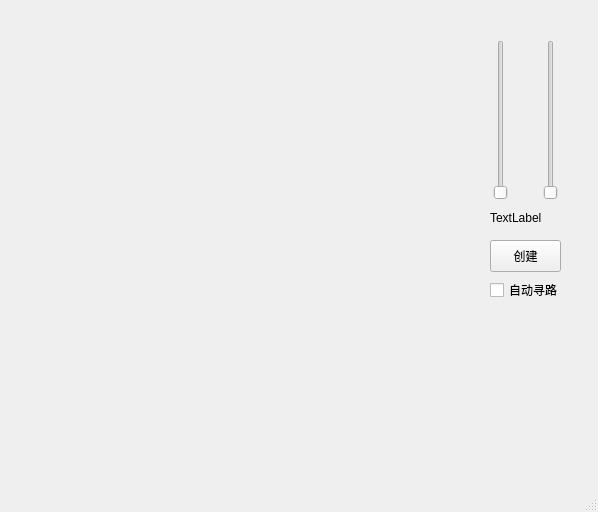
<?xml version="1.0" encoding="UTF-8"?>
<ui version="4.0">
 <class>MainWindow</class>
 <widget class="QMainWindow" name="MainWindow">
  <property name="geometry">
   <rect>
    <x>0</x>
    <y>0</y>
    <width>598</width>
    <height>512</height>
   </rect>
  </property>
  <property name="windowTitle">
   <string>小滑稽逃出迷宫</string>
  </property>
  <widget class="QWidget" name="centralWidget">
   <widget class="QPushButton" name="genarate_button">
    <property name="geometry">
     <rect>
      <x>490</x>
      <y>240</y>
      <width>71</width>
      <height>32</height>
     </rect>
    </property>
    <property name="text">
     <string>创建</string>
    </property>
   </widget>
   <widget class="QSlider" name="XSlider">
    <property name="geometry">
     <rect>
      <x>490</x>
      <y>40</y>
      <width>22</width>
      <height>160</height>
     </rect>
    </property>
    <property name="minimum">
     <number>3</number>
    </property>
    <property name="maximum">
     <number>26</number>
    </property>
    <property name="singleStep">
     <number>2</number>
    </property>
    <property name="orientation">
     <enum>Qt::Vertical</enum>
    </property>
   </widget>
   <widget class="QSlider" name="YSlider">
    <property name="geometry">
     <rect>
      <x>540</x>
      <y>40</y>
      <width>22</width>
      <height>160</height>
     </rect>
    </property>
    <property name="minimum">
     <number>3</number>
    </property>
    <property name="maximum">
     <number>26</number>
    </property>
    <property name="singleStep">
     <number>2</number>
    </property>
    <property name="orientation">
     <enum>Qt::Vertical</enum>
    </property>
   </widget>
   <widget class="QLabel" name="label">
    <property name="geometry">
     <rect>
      <x>490</x>
      <y>210</y>
      <width>101</width>
      <height>16</height>
     </rect>
    </property>
    <property name="text">
     <string>TextLabel</string>
    </property>
   </widget>
   <widget class="QCheckBox" name="findPathCheck">
    <property name="geometry">
     <rect>
      <x>490</x>
      <y>280</y>
      <width>87</width>
      <height>20</height>
     </rect>
    </property>
    <property name="text">
     <string>自动寻路</string>
    </property>
   </widget>
  </widget>
  <widget class="QMenuBar" name="menuBar">
   <property name="geometry">
    <rect>
     <x>0</x>
     <y>0</y>
     <width>598</width>
     <height>28</height>
    </rect>
   </property>
  </widget>
  <widget class="QStatusBar" name="statusBar"/>
 </widget>
 <layoutdefault spacing="6" margin="11"/>
 <resources/>
 <connections/>
</ui>
